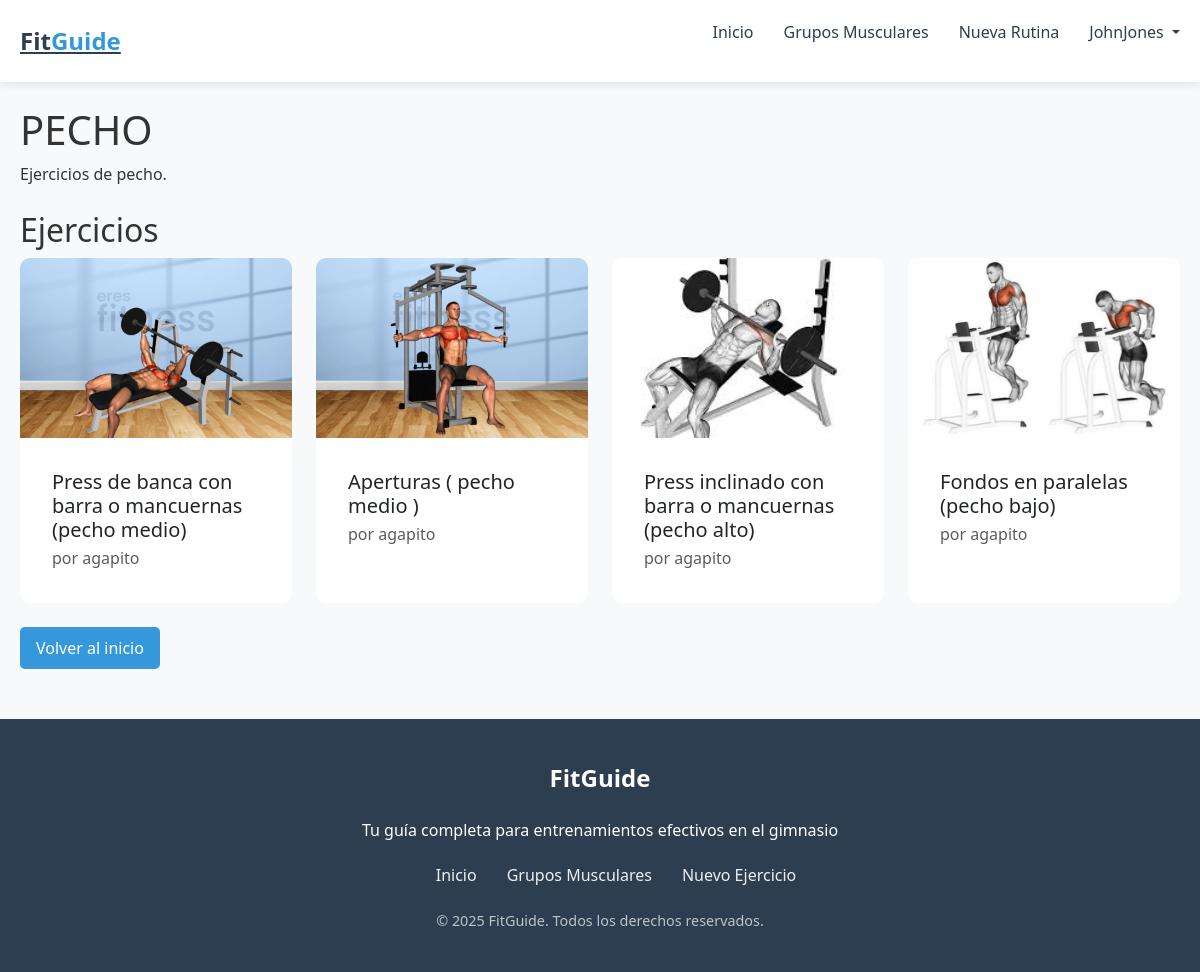
Page /grupo/7/ (signed in) on the committed database.
### workout_app/models.py (models this page shows, shortened)
class GrupoMuscular(models.Model):
    nombre = models.CharField(max_length=100)
    descripcion = models.TextField()
    imagen = models.ImageField(upload_to='grupos_musculares/', blank=True, null=True)
    imagen_url = models.URLField(blank=True, null=True)
    orden = models.IntegerField(default=0)
    class Meta:
        verbose_name_plural = "Grupos Musculares"
        ordering = ['orden']

class Ejercicio(models.Model):
    author = models.ForeignKey(settings.AUTH_USER_MODEL, on_delete=models.CASCADE, related_name='ejercicios', null=True, blank=True)
    nombre = models.CharField(max_length=200)
    descripcion = models.TextField(blank=True)
    grupo_muscular = models.ForeignKey(GrupoMuscular, on_delete=models.CASCADE, related_name='ejercicios')
    musculos_trabajados = models.CharField(max_length=200)
    imagen = models.ImageField(upload_to='ejercicios/', blank=True, null=True)
    imagen_url = models.URLField(blank=True, null=True)
    orden = models.IntegerField(default=0)
    class Meta:
        ordering = ['grupo_muscular', 'orden']

### workout_app/views.py (the view)
# urls.py: path('grupo/<int:pk>/', views.GrupoMuscularDetailView.as_view(), name='grupo_muscular_detalle'),
class GrupoMuscularDetailView(DetailView):
    model = GrupoMuscular
    template_name = 'grupo_muscular_detalle.html'
    context_object_name = 'grupo_muscular'

### templates/grupo_muscular_detalle.html (shortened to what this page needs)
{% extends 'base.html' %}
{% block content %}
<section class="container mt-4">
    <h1 class="mb-2">{{ grupo_muscular.nombre }}</h1>
    <p class="mb-4">{{ grupo_muscular.descripcion }}</p>
    <h2>Ejercicios</h2>
    <div class="row">
        {% for ejercicio in grupo_muscular.ejercicios.all %}
        <div class="col-md-3 mb-4">
            <a href="{% url 'ejercicio_detalle' ejercicio.pk %}" class="text-decoration-none text-dark">
                <div class="card h-100">
                    {% if ejercicio.imagen %}
                        <img src="{{ ejercicio.imagen.url }}" class="card-img-top" alt="{{ ejercicio.nombre }}" style="height:180px; object-fit:cover;">
                    {% elif ejercicio.imagen_url %}
                        <img src="{{ ejercicio.imagen_url }}" class="card-img-top" alt="{{ ejercicio.nombre }}" style="height:180px; object-fit:cover;">
                    {% else %}
                        <div class="card-img-top d-flex align-items-center justify-content-center bg-secondary text-white" style="height:180px;">Sin imagen</div>
                    {% endif %}
                    <div class="card-body">
                        <h5 class="card-title">{{ ejercicio.nombre }}</h5>
                        <p class="card-subtitle text-muted">por {% if ejercicio.author %}{{ ejercicio.author.username }}{% else %}Anónimo{% endif %}</p>
                    </div>
                </div>
            </a>
        </div>
        {% empty %}
        <p>No hay ejercicios para este grupo.</p>
        {% endfor %}
    </div>
    <a href="{% url 'home' %}" class="btn btn-link">Volver al inicio</a>
</section>
{% endblock %}

### templates/base.html (shortened to what this page needs)
{% load static %}
<!DOCTYPE html>
<html lang="es">
<head>
    <link href="https://cdn.jsdelivr.net/npm/bootstrap@5.3.0/dist/css/bootstrap.min.css" rel="stylesheet">
    <link rel="stylesheet" href="{% static 'css/styles.css' %}">
    <link rel="stylesheet" href="{% static 'css/forms.css' %}">
</head>
<body>
    <header>
        <div class="container">
            <div class="header-content">
                <a href="{% url 'home' %}" class="logo">Fit<span>Guide</span></a>
                <nav>
                    <ul>
                        <li><a href="{% url 'home' %}">Inicio</a></li>
                        <li><a href="{% url 'home' %}#muscles">Grupos Musculares</a></li>
                        {% if user.is_authenticated %}
                            <li><a href="{% url 'ejercicio_nuevo' %}">Nueva Rutina</a></li>
                            <li class="dropdown">
                                <a href="#" class="dropdown-toggle" data-bs-toggle="dropdown" role="button" aria-expanded="false">
                                    {{ user.username }}
                                </a>
                            </li>
                        {% else %}
                            <li><a href="{% url 'login' %}">Iniciar Sesión</a></li>
                            <li><a href="{% url 'signup' %}">Registrarse</a></li>
                        {% endif %}
                    </ul>
                </nav>
            </div>
        </div>
    </header>
    <main>
        {% block content %}
        {% endblock %}
    </main>
    <footer>
        <div class="container">
            <div class="footer-content">
                <div class="footer-logo">FitGuide</div>
                <p>Tu guía completa para entrenamientos efectivos en el gimnasio</p>
                <ul class="footer-links">
                    <li><a href="{% url 'home' %}">Inicio</a></li>
                    <li><a href="{% url 'home' %}#muscles">Grupos Musculares</a></li>
                    {% if user.is_authenticated %}
                        <li><a href="{% url 'ejercicio_nuevo' %}">Nuevo Ejercicio</a></li>
                    {% endif %}
                </ul>
                <div class="copyright">
                    &copy; {% now "Y" %} FitGuide. Todos los derechos reservados.
                </div>
            </div>
        </div>
    </footer>
</body>
</html>

### static/css/styles.css (style rules this page uses)
* { margin: 0; padding: 0; box-sizing: border-box; font-family: 'Segoe UI', Tahoma, Geneva, Verdana, sans-serif; }
body { background-color: #f8f9fa; color: #333; line-height: 1.6; }
.container { max-width: 1200px; margin: 0 auto; padding: 0 20px; }
header { background-color: #fff; box-shadow: 0 2px 10px rgba(0,0,0,0.1); position: sticky; top: 0; z-index: 100; }
.header-content { display: flex; justify-content: space-between; align-items: center; padding: 20px 0; }
.logo { font-size: 24px; font-weight: 700; color: #2c3e50; }
.logo span { color: #3498db; }
nav ul { display: flex; list-style: none; }
nav ul li { margin-left: 30px; }
nav ul li a { text-decoration: none; color: #2c3e50; font-weight: 500; transition: color 0.3s; }
.btn { display: inline-block; background: #3498db; color: white; padding: 8px 15px; border-radius: 5px; text-decoration: none; font-weight: 500; transition: background 0.3s; }
footer { background-color: #2c3e50; color: white; padding: 40px 0; text-align: center; margin-top: 50px; }
.footer-content { max-width: 700px; margin: 0 auto; }
.footer-logo { font-size: 24px; font-weight: 700; margin-bottom: 20px; }
.footer-links { display: flex; justify-content: center; list-style: none; margin: 20px 0; }
.footer-links li { margin: 0 15px; }
.footer-links a { color: #ecf0f1; text-decoration: none; transition: color 0.3s; }
.copyright { margin-top: 20px; color: #bdc3c7; font-size: 0.9rem; }

### static/css/forms.css (style rules this page uses)
.card { border: none; border-radius: 10px; overflow: hidden; }
.card-body { padding: 2rem; }

### rows in the picture
GrupoMuscular: nombre "PECHO", descripcion "Ejercicios de pecho."
Ejercicio: imagen (picture), nombre "Press de banca con barra o mancuernas (pecho medio)", author.username "agapito"
Ejercicio: imagen (picture), nombre "Aperturas ( pecho medio )", author.username "agapito"
Ejercicio: imagen (picture), nombre "Press inclinado con barra o mancuernas (pecho alto)", author.username "agapito"
Ejercicio: imagen (picture), nombre "Fondos en paralelas (pecho bajo)", author.username "agapito"

### other values in the picture
{{ user.username }} "JohnJones"
